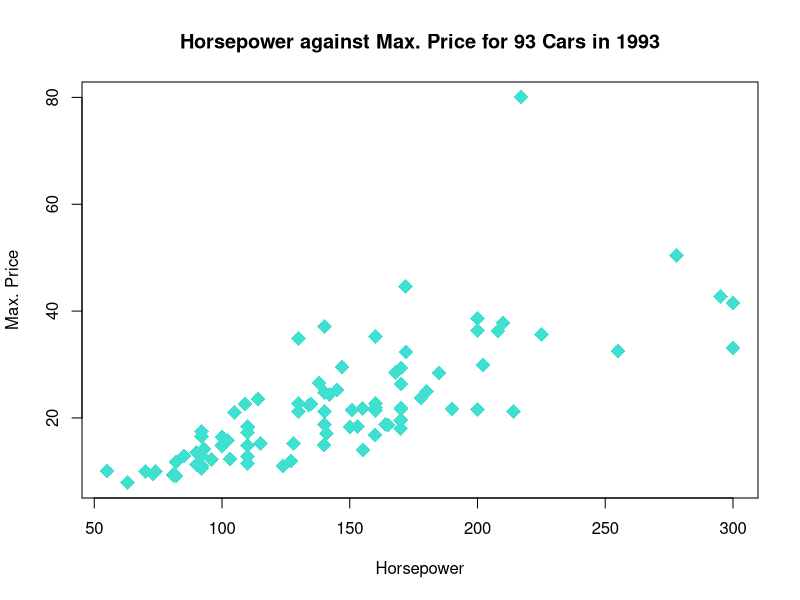
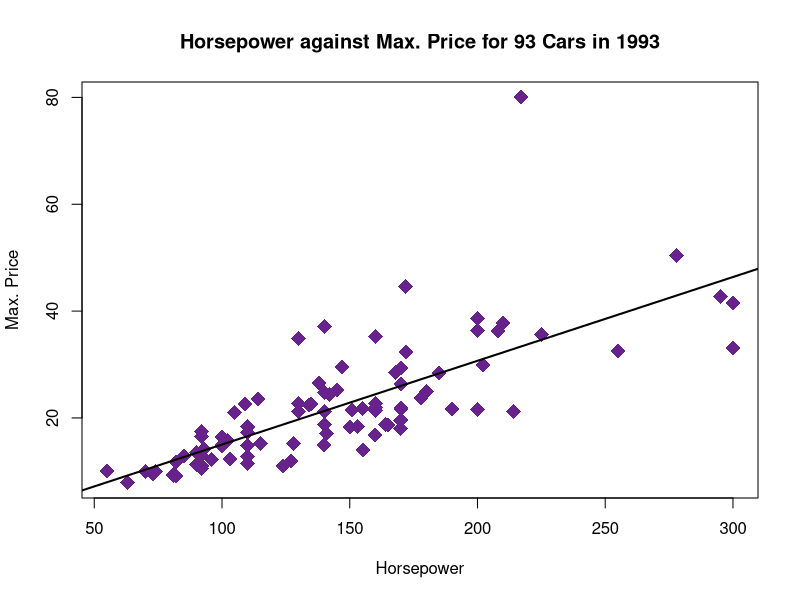
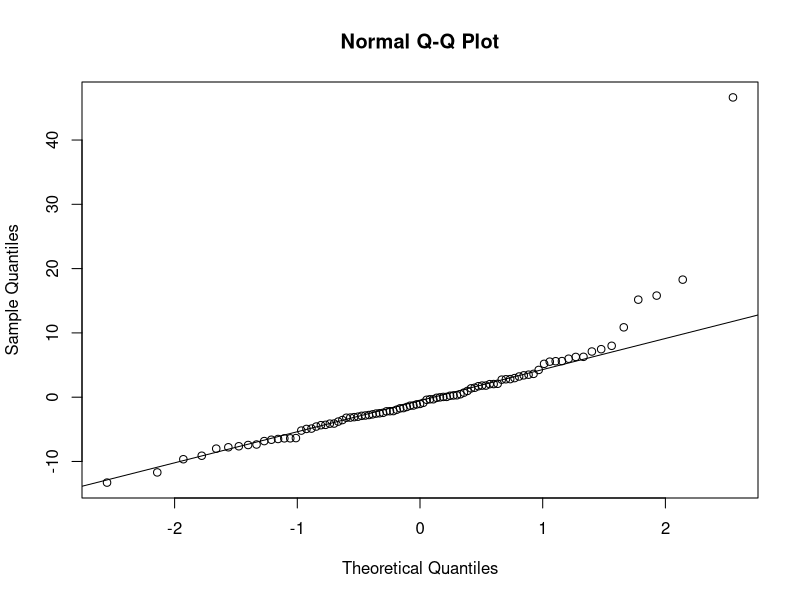
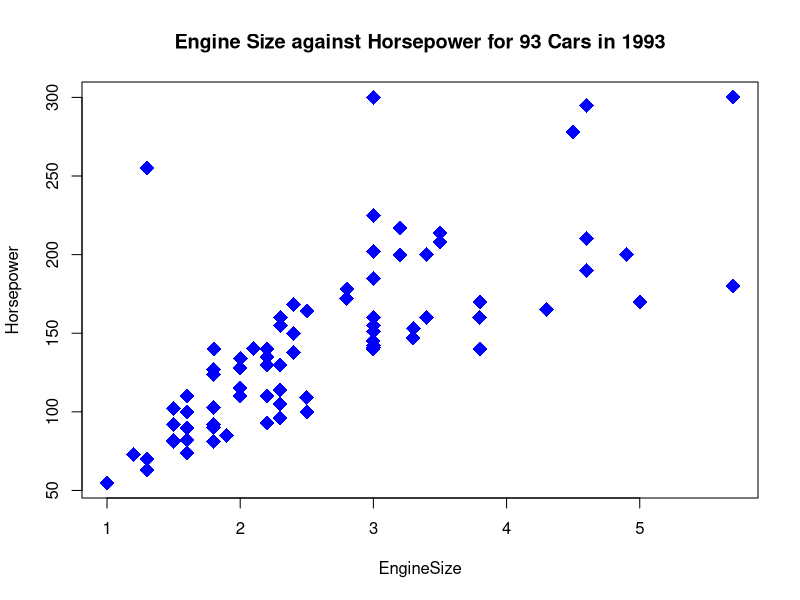
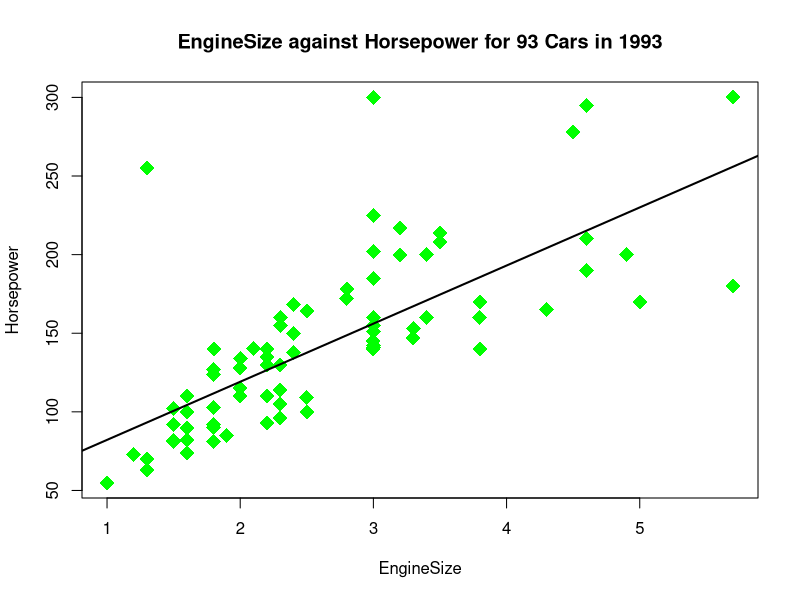
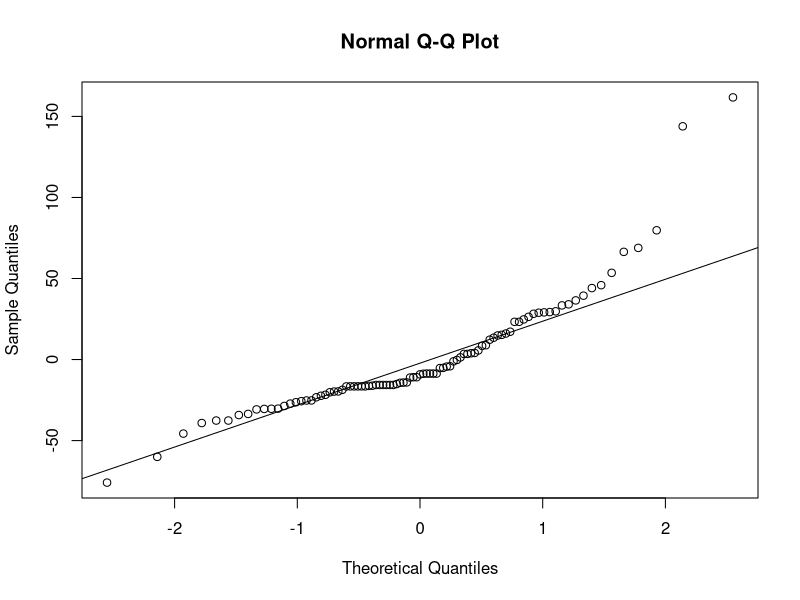

The R script that drew these images, in order:
# From the handout --------------------------------------------------------

library(tidyverse)

install.packages("rmarkdown")

# Loading and inspecting data ---------------------------------------------

library(MASS)

data(Cars93)

help(Cars93)

summary(Cars93)

# Scatterplot -------------------------------------------------------------

plot(
  Cars93$Horsepower,
  Cars93$Max.Price,
  pch = 18,
  cex = 2,
  col = "turquoise",
  xlab = "Horsepower",
  ylab = "Max. Price",
  main = "Horsepower against Max. Price for 93 Cars in 1993"
)

# Performing correlation tests in R ---------------------------------------

cor.test(Cars93$Horsepower,
         Cars93$Max.Price,
         method = "spearman",
         exact = FALSE)

cor.test(Cars93$Horsepower, Cars93$Max.Price, method = "kendall")

cor.test(Cars93$Horsepower, Cars93$Max.Price, method = "pearson")

rho <- 0.8215706
n <- 93
z <- 0.5 * log((1 + rho) / (1 - rho))
lci <- z - (1.96 / sqrt(n - 3))
uci <- z + (1.96 / sqrt(n - 3))
c((exp(2 * lci) - 1) / (exp(2 * lci) + 1), (exp(2 * uci) - 1) / (exp(2 *
                                                                       uci) + 1))

# Simple Linear Regression  -----------------------------------------------

our_model <- lm(Max.Price ~ Horsepower, data = Cars93)

summary(our_model)

confint(our_model)

predict(our_model)

our_model$resid

Cars93$Max.Price - predict(our_model)

#### Plot

plot(
  Cars93$Horsepower,
  Cars93$Max.Price,
  pch = 18,
  cex = 2,
  col = "darkorchid4",
  xlab = "Horsepower",
  ylab = "Max. Price",
  main = "Horsepower against Max. Price for 93 Cars in 1993"
)

abline(our_model, lwd = 2)

# Assumptions of linear regression ----------------------------------------

qqnorm(our_model$resid)

qqline(our_model$resid)


# Practice task correlation and linear regression -------------------------

# Scatterplot -------------------------------------------------------------

plot(
  Cars93$EngineSize,
  Cars93$Horsepower,
  pch = 18,
  cex = 2,
  col = "blue",
  xlab = "EngineSize",
  ylab = "Horsepower",
  main = "Engine Size against Horsepower for 93 Cars in 1993"
)

# Performing correlation tests in R ---------------------------------------

cor.test(Cars93$EngineSize,
         Cars93$Horsepower,
         method = "spearman",
         exact = FALSE)

rho <- 0.8141756
n <- 93
z <- 0.5 * log((1 + rho) / (1 - rho))
lci <- z - (1.96 / sqrt(n - 3))
uci <- z + (1.96 / sqrt(n - 3))
c((exp(2 * lci) - 1) / (exp(2 * lci) + 1), (exp(2 * uci) - 1) / (exp(2 *
                                                                       uci) + 1))

# Simple Linear Regression  -----------------------------------------------

practice_task_model <- lm(Horsepower ~ EngineSize, data = Cars93)

lm(Horsepower ~ EngineSize, data = Cars93)

summary(practice_task_model)

#### Plot

plot(
  Cars93$EngineSize,
  Cars93$Horsepower,
  pch = 18,
  cex = 2,
  col = "green",
  xlab = "EngineSize",
  ylab = "Horsepower",
  main = "EngineSize against Horsepower for 93 Cars in 1993"
)

abline(practice_task_model, lwd = 2)

qqnorm(practice_task_model$resid)

qqline(practice_task_model$resid)

# Tests for categorical variables -----------------------------------------

#### Creating our matrix

our_data <- matrix(c(9, 46, 19, 141, 104, 131), ncol = 2)

our_data

#### Labels for the matrix

# Set names for rows and columns

rownames(our_data) <- c("UK", "Poland", "France")

colnames(our_data) <- c("Smoker", "Non-smoker")

our_data

#### Chi-squared test and Fisher test

x.test <- chisq.test(our_data, correct = FALSE)

f.test <- fisher.test(our_data)

x.test

f.test

#### Fisher for 2 x 2

#Smoker	Nonsmoker
#Undergraduate	20	80
#Postgraduate	30	70

two_by_two <- matrix(c(20, 30, 80, 70), ncol = 2)

two_by_two

fisher.test(two_by_two)

#### Likelihood-ratio test

library(MASS)

lr_test <- loglm(~ 1 + 2, our_data)

lr_test

#### Effect sizes

sqrt(x.test$stat / sum(our_data))

sqrt(x.test$stat / (sum(our_data) * (min(dim(
  our_data
)) - 1)))

#### Analysing the Residuals

x.test$residuals

x.test$expected


# Task categoricals -------------------------------------------------------

hesa_data <-
  matrix(
    c(
      3120,
      13490,
      8675,
      1760,
      800,
      2355,
      5410,
      3670,
      1085,
      385,
      1440,
      1860,
      1455,
      590,
      155,
      2740,
      15115,
      9785,
      1755,
      1150,
      795,
      7255,
      5200,
      920,
      480,
      3095,
      16830,
      15595,
      4240,
      2685,
      2635,
      11675,
      4955,
      645,
      280,
      2010,
      9325,
      3725,
      505,
      240
    ),
    ncol = 5,
    byrow = T
  )

rownames(hesa_data) <-
  c(
    'Biological sciences',
    'Physical sciences',
    'Mathematical sciences',
    'Social studies',
    'Law',
    'Business studies',
    'Languages',
    'Historical & philosophical studies'
  )

colnames(hesa_data) <-
  c('1st',  '2.1',  '2.2',  '3rd / Pass',  'Unclassified')

View(hesa_data)


